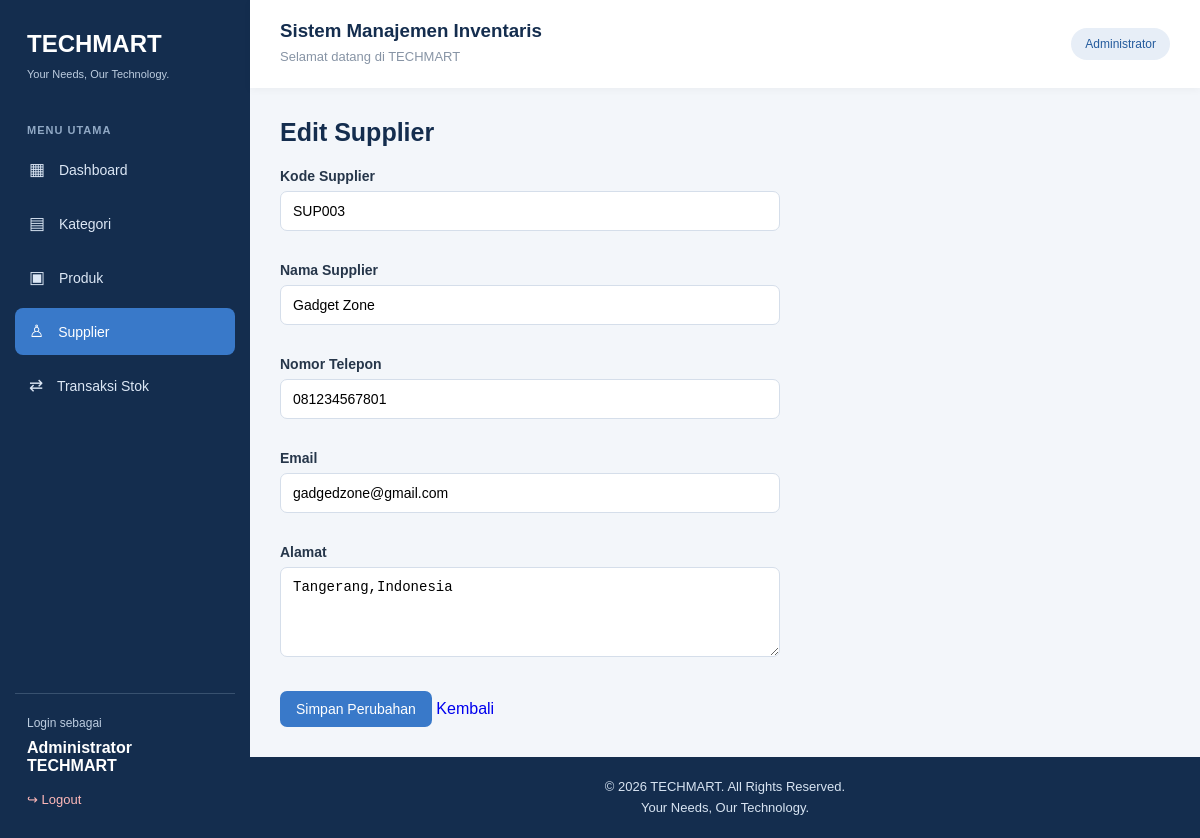
The page /modul/supplier/edit.php?id=4 (signed in) on the database its author committed.
### tables this page shows
CREATE TABLE `supplier` (
  `id` int(11) NOT NULL,
  `kode_supplier` varchar(20) NOT NULL,
  `nama_supplier` varchar(150) NOT NULL,
  `telepon` varchar(20) DEFAULT NULL,
  `email` varchar(100) DEFAULT NULL,
  `alamat` text DEFAULT NULL,
  `created_at` timestamp NOT NULL DEFAULT current_timestamp()
);

### modul/supplier/edit.php (the view, shortened to what this page needs)
<?php
$db = getDB();
$id = $_GET['id'] ?? null;
$stmt = $db->prepare("SELECT * FROM supplier WHERE id = ?");
$stmt->execute([$id]);
$supplier = $stmt->fetch();
require_once '../../layout/header.php';
?>
<h2>Edit Supplier</h2>
<form method="POST">
    <label>Kode Supplier</label><br>
    <input type="text" name="kode_supplier"
        value="<?= htmlspecialchars($supplier['kode_supplier']) ?>" required><br><br>
    <label>Nama Supplier</label><br>
    <input type="text" name="nama_supplier"
        value="<?= htmlspecialchars($supplier['nama_supplier']) ?>" required><br><br>
    <label>Nomor Telepon</label><br>
    <input type="text" name="telepon"
        value="<?= htmlspecialchars($supplier['telepon'] ?? '') ?>"><br><br>
    <label>Email</label><br>
    <input type="email" name="email"
        value="<?= htmlspecialchars($supplier['email'] ?? '') ?>"><br><br>
    <label>Alamat</label><br>
    <textarea name="alamat"><?= htmlspecialchars($supplier['alamat'] ?? '') ?></textarea><br><br>
    <button type="submit">Simpan Perubahan</button>
    <a href="index.php">Kembali</a>
</form>
<?php require_once '../../layout/footer.php'; ?>

### assets/css/style.css (style rules this page uses)
* { margin: 0; padding: 0; box-sizing: border-box; }
html, body { width: 100%; min-height: 100%; }
body { font-family: Arial, Helvetica, sans-serif; background: #f3f6fa; color: #26364a; overflow-x: hidden; }
a { text-decoration: none; }
main h1, main h2, main h3 { color: #142d4e; }
main h2 { font-size: 25px; margin-bottom: 20px; }
button, .btn { background: #3979c9; color: white; border: none; padding: 10px 16px; border-radius: 7px; cursor: pointer; font-size: 14px; display: inline-block; }
form { margin-top: 15px; }
label { display: inline-block; margin-bottom: 7px; font-weight: 600; font-size: 14px; }
input, select, textarea { width: 100%; max-width: 500px; padding: 11px 12px; border: 1px solid #d5deea; border-radius: 7px; font-size: 14px; background: white; margin-bottom: 12px; outline: none; }
textarea { min-height: 90px; resize: vertical; }

### rows shown on the page
supplier: kode_supplier "SUP003", nama_supplier "Gadget Zone", telepon "081234567801", email "gadgedzone@gmail.com", alamat "Tangerang,Indonesia"

### other values the page prints
$_SESSION['nama'] "Administrator TECHMART"
